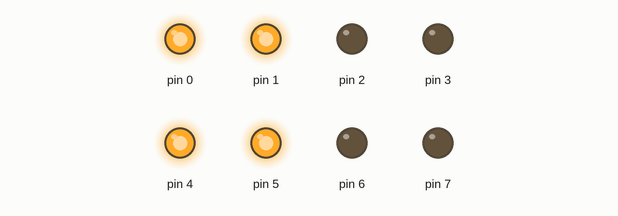
This sketch was run on a simulated Arduino Uno, built with avr-gcc and run on an emulated ATmega328P. Parts: output pins drawn as LEDs (lit = HIGH).

Above: at 0.2 s.
At 2.0 s:
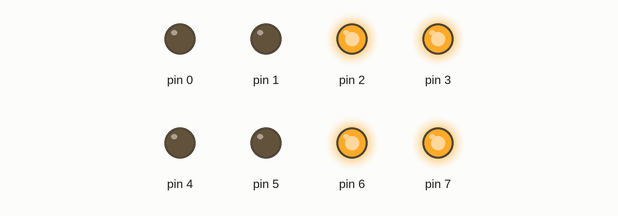
Timing chart, 0 to 3.0 s (numbered marks = the images above):
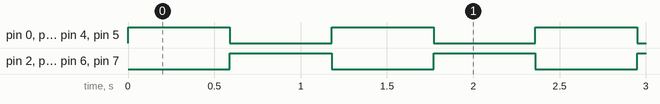

The sketch:

Generador_Senales_Arduino_UNO.ino
```cpp
const uint8_t Senal_Rampa[73]={51,53,55,57,59,61,64,66,68,70,72,74,76,78,81,83,85,87,89,91,93,96,98,100,102,104,106,108,110,113,115,117,119,121,123,125,128,130,132,134,136,138,140,142,145,147,149,151,153,155,157,160,162,164,166,168,170,172,174,177,179,181,183,185,187,189,192,194,196,198,200,202,204};
const uint8_t Senal_Seno[73]={128,134,141,147,154,160,166,172,177,182,186,190,194,197,200,202,203,204,204,204,203,202,200,197,194,190,186,182,177,172,166,160,154,147,141,134,128,121,114,108,101,95,89,83,78,73,69,65,61,58,55,53,52,51,51,51,52,53,55,58,61,65,69,73,78,83,89,95,101,108,114,121,128};
const uint8_t Senal_Triangular[73]={51,55,59,64,68,72,76,81,85,89,93,98,102,106,110,115,119,123,128,132,136,140,145,149,153,157,162,166,170,174,179,183,187,192,196,200,204,200,196,192,187,183,179,174,170,166,162,157,153,149,145,140,136,132,128,123,119,115,110,106,102,98,93,89,85,81,76,72,68,64,59,55,51};
const uint8_t Senal_Circular[73]={128,153,163,170,176,181,185,188,191,194,196,198,200,201,202,203,204,204,204,204,204,203,202,201,200,198,196,194,191,188,185,181,176,170,163,153,128,102,92,85,79,74,70,67,64,61,59,57,55,54,53,52,51,51,51,51,51,52,53,54,55,57,59,61,64,67,70,74,79,85,92,102,128};
const uint8_t Senal_Cuadrada[73]={51,51,51,51,51,51,51,51,51,51,51,51,51,51,51,51,51,51,51,51,51,51,51,51,51,51,51,51,51,51,51,51,51,51,51,51,204,204,204,204,204,204,204,204,204,204,204,204,204,204,204,204,204,204,204,204,204,204,204,204,204,204,204,204,204,204,204,204,204,204,204,204,204};
const uint8_t Muestras=73;
byte Senal[Muestras];
const float Tiempo=2500;//Tiempo en Milisegundos
const int j=Tiempo*1000/Muestras;
byte i;

void setup() {
  // put your setup code here, to run once:
  for(i=0;i<=Muestras;i++){
   Senal[i]=Senal_Cuadrada[i];
  }
  DDRD=0b11111111;
}

void loop() {
  // put your main code here, to run repeatedly:
  for(i=0;i<Muestras-1;i++){
   PORTD=Senal[i];
   delayMicroseconds(j);
  }
}
```

Measured:
- by itself, pin 0–7: alternates HIGH for 0.59 s and LOW for 0.59 s
